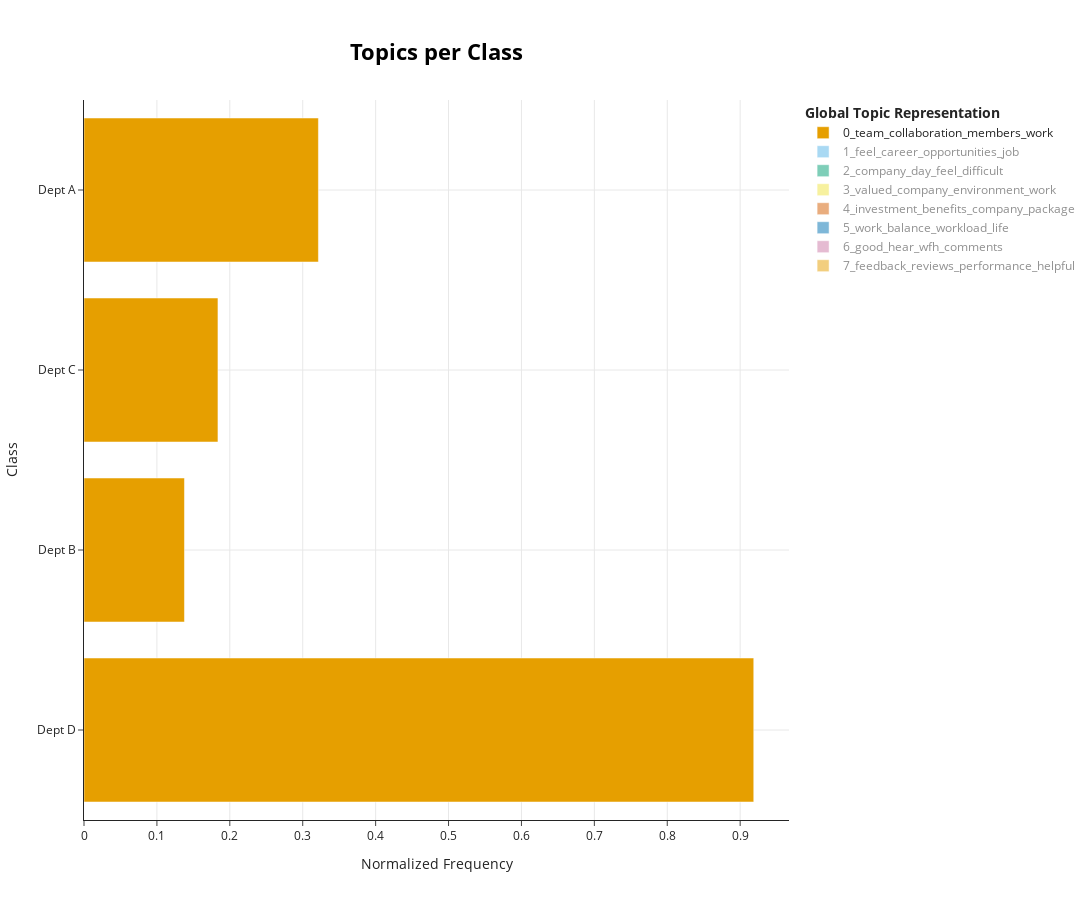

The notebook cell this image was saved under:
### Code cell
topics_per_class = topic_model.topics_per_class(docs, 
    classes=data.department)

topic_model.visualize_topics_per_class(topics_per_class, 
    top_n_topics=10, normalize_frequency = True)

### Figure 1 — Plotly figure (JSON) as saved in the notebook; plotly's stock layout.template omitted (floating-point values rounded to 4 significant figures)
{"data": [{"hoverinfo": "text", "hovertext": ["<b>Topic 0</b><br>Words: team, members, collaboration, knowledge, shared", "<b>Topic 0</b><br>Words: sense, emphasis, culture, direction, goals", "<b>Topic 0</b><br>Words: having, unblock, collaborative, acknowledge, humility", "<b>Topic 0</b><br>Words: team, allowing, culture, share, work"], "marker": {"color": "#E69F00"}, "name": "0_team_collaboration_members_work", "orientation": "h", "type": "bar", "visible": true, "x": [0.9186, 0.1378, 0.1837, 0.3215], "y": ["Dept D", "Dept B", "Dept C", "Dept A"]}, {"hoverinfo": "text", "hovertext": ["<b>Topic 1</b><br>Words: job, help, focusing, mission, steady", "<b>Topic 1</b><br>Words: decisions, want, guidance, feel, employees", "<b>Topic 1</b><br>Words: feel, career, growth, plus, opportunities", "<b>Topic 1</b><br>Words: ve, responsibility, skills, development, professional"], "marker": {"color": "#56B4E9"}, "name": "1_feel_career_opportunities_job", "orientation": "h", "type": "bar", "visible": "legendonly", "x": [0.1033, 0.05164, 0.9812, 0.1549], "y": ["Dept D", "Dept B", "Dept C", "Dept A"]}, {"hoverinfo": "text", "hovertext": ["<b>Topic 2</b><br>Words: future, day, function, strategic, input", "<b>Topic 2</b><br>Words: deliverables, project, company, trust, check", "<b>Topic 2</b><br>Words: company, feel, day, difficult, lack", "<b>Topic 2</b><br>Words: leaders, day, giving, acknowledging, mistakes"], "marker": {"color": "#009E73"}, "name": "2_company_day_feel_difficult", "orientation": "h", "type": "bar", "visible": "legendonly", "x": [0.06537, 0.06537, 0.9152, 0.3922], "y": ["Dept D", "Dept B", "Dept C", "Dept A"]}, {"hoverinfo": "text", "hovertext": ["<b>Topic 3</b><br>Words: valued, inclusion, representation, diverse, diversity", "<b>Topic 3</b><br>Words: inclusive, door, created, policy, identity", "<b>Topic 3</b><br>Words: work, company, valued, recognition, underrepresented", "<b>Topic 3</b><br>Words: happy, value, meaningless, low, recognition"], "marker": {"color": "#F0E442"}, "name": "3_valued_company_environment_work", "orientation": "h", "type": "bar", "visible": "legendonly", "x": [0.2509, 0.1672, 0.9199, 0.2509], "y": ["Dept D", "Dept B", "Dept C", "Dept A"]}, {"hoverinfo": "text", "hovertext": ["<b>Topic 4</b><br>Words: like, investment, relook, genuine, pool", "<b>Topic 4</b><br>Words: investment, benefits, remote, technology, company", "<b>Topic 4</b><br>Words: benefits, package, investment, competitive, health"], "marker": {"color": "#D55E00"}, "name": "4_investment_benefits_company_package", "orientation": "h", "type": "bar", "visible": "legendonly", "x": [0.2408, 0.8427, 0.4815], "y": ["Dept B", "Dept C", "Dept A"]}, {"hoverinfo": "text", "hovertext": ["<b>Topic 5</b><br>Words: work, workload, balance, life, apply", "<b>Topic 5</b><br>Words: workload, reduce, prioritise, drop, postpone", "<b>Topic 5</b><br>Words: balance, work, life, workload, just", "<b>Topic 5</b><br>Words: workload, work, balance, life, hours"], "marker": {"color": "#0072B2"}, "name": "5_work_balance_workload_life", "orientation": "h", "type": "bar", "visible": "legendonly", "x": [0.1195, 0.1195, 0.9562, 0.239], "y": ["Dept D", "Dept B", "Dept C", "Dept A"]}, {"hoverinfo": "text", "hovertext": ["<b>Topic 6</b><br>Words: good, hear, comments, wfh, ", "<b>Topic 6</b><br>Words: hear, comments, good, wfh, ", "<b>Topic 6</b><br>Words: wfh, good, hear, comments, "], "marker": {"color": "#CC79A7"}, "name": "6_good_hear_wfh_comments", "orientation": "h", "type": "bar", "visible": "legendonly", "x": [0.4243, 0.5657, 0.7071], "y": ["Dept B", "Dept C", "Dept A"]}, {"hoverinfo": "text", "hovertext": ["<b>Topic 7</b><br>Words: flows, criticism, feedback, seen, suggestions", "<b>Topic 7</b><br>Words: feedback, receive, helpful, reviews, performance", "<b>Topic 7</b><br>Words: feedback, reviews, performance, approach, helpful"], "marker": {"color": "#E69F00"}, "name": "7_feedback_reviews_performance_helpful", "orientation": "h", "type": "bar", "visible": "legendonly", "x": [0.2182, 0.4364, 0.8729], "y": ["Dept D", "Dept C", "Dept A"]}], "layout": {"height": 900, "hoverlabel": {"bgcolor": "white", "font": {"family": "Rockwell", "size": 16}}, "legend": {"title": {"text": "<b>Global Topic Representation"}}, "title": {"font": {"color": "Black", "size": 22}, "text": "<b>Topics per Class</b>", "x": 0.4, "xanchor": "center", "y": 0.95, "yanchor": "top"}, "width": 1250, "xaxis": {"showgrid": true, "title": {"text": "Normalized Frequency"}}, "yaxis": {"showgrid": true, "title": {"text": "Class"}}}}
